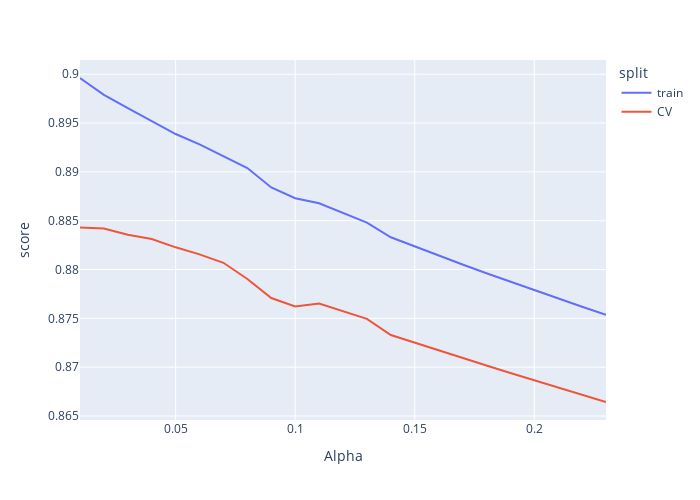

Notebook cell for this chart:
### Markdown cell above
# Alpha

### Code cell
MAX_ALPHA = 24
k = 5
numerical_cols = X.select_dtypes(include=['int64', 'float64']).columns
categorical_cols = X.select_dtypes(include=['object', 'bool']).columns
    
alpha_score_loss_df = pd.DataFrame(columns=['Alpha', 'split', 'score', 'RMSE'])
for i in tqdm(range(1, MAX_ALPHA,1), desc='Alpha Regularization'):
    
    ct = ColumnTransformer([("encoding", OneHotEncoder(sparse=False, handle_unknown='ignore'), categorical_cols),("standard", StandardScaler(), numerical_cols)])
    
    model_pipe = make_pipeline(ct,SGDRegressor(eta0 = optimal_eta0,alpha = i/100 , random_state=1))
    val_score, val_loss, train_score, train_loss = get_cv_score_and_loss(X, t, model_pipe, k=k, p=None, show_score_loss_graphs=False, use_pbar=False)
    alpha_score_loss_df.loc[len(alpha_score_loss_df)] = [i/100, 'train', train_score, train_loss]
    alpha_score_loss_df.loc[len(alpha_score_loss_df)] = [i/100, 'CV', val_score, val_loss]

 
fig = px.line(alpha_score_loss_df, x='Alpha', y='score', color='split')
fig.update_layout(autosize=False,    width=700,    height=500)
fig.show()
fig = px.line(alpha_score_loss_df, x='Alpha', y='RMSE', color='split')
fig.update_layout(autosize=False,    width=700,    height=500)
fig.show()

### Figure 1 — Plotly figure (JSON) as saved in the notebook; plotly's stock layout.template omitted (floating-point values rounded to 4 significant figures)
{"data": [{"hovertemplate": "split=train<br>Alpha=%{x}<br>score=%{y}<extra></extra>", "legendgroup": "train", "line": {"color": "#636efa", "dash": "solid"}, "mode": "lines", "name": "train", "orientation": "v", "showlegend": true, "type": "scatter", "x": [0.01, 0.02, 0.03, 0.04, 0.05, 0.06, 0.07, 0.08, 0.09, 0.1, 0.11, 0.12, 0.13, 0.14, 0.15, 0.16, 0.17, 0.18, 0.19, 0.2, 0.21, 0.22, 0.23], "xaxis": "x", "y": [0.8996, 0.8979, 0.8965, 0.8952, 0.8939, 0.8928, 0.8916, 0.8904, 0.8884, 0.8873, 0.8868, 0.8858, 0.8848, 0.8833, 0.8823, 0.8814, 0.8805, 0.8796, 0.8787, 0.8779, 0.877, 0.8762, 0.8754], "yaxis": "y"}, {"hovertemplate": "split=CV<br>Alpha=%{x}<br>score=%{y}<extra></extra>", "legendgroup": "CV", "line": {"color": "#EF553B", "dash": "solid"}, "mode": "lines", "name": "CV", "orientation": "v", "showlegend": true, "type": "scatter", "x": [0.01, 0.02, 0.03, 0.04, 0.05, 0.06, 0.07, 0.08, 0.09, 0.1, 0.11, 0.12, 0.13, 0.14, 0.15, 0.16, 0.17, 0.18, 0.19, 0.2, 0.21, 0.22, 0.23], "xaxis": "x", "y": [0.8843, 0.8842, 0.8836, 0.8831, 0.8823, 0.8815, 0.8807, 0.879, 0.8771, 0.8762, 0.8765, 0.8757, 0.8749, 0.8733, 0.8725, 0.8717, 0.8709, 0.8702, 0.8694, 0.8687, 0.8679, 0.8672, 0.8664], "yaxis": "y"}], "layout": {"autosize": false, "height": 500, "legend": {"title": {"text": "split"}, "tracegroupgap": 0}, "margin": {"t": 60}, "width": 700, "xaxis": {"anchor": "y", "domain": [0.0, 1.0], "title": {"text": "Alpha"}}, "yaxis": {"anchor": "x", "domain": [0.0, 1.0], "title": {"text": "score"}}}}
